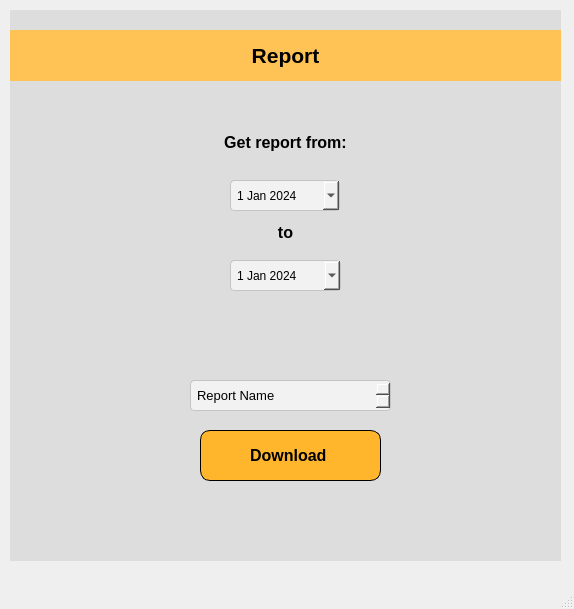
<?xml version="1.0" encoding="UTF-8"?>
<ui version="4.0">
 <class>MainWindow</class>
 <widget class="QMainWindow" name="MainWindow">
  <property name="geometry">
   <rect>
    <x>0</x>
    <y>0</y>
    <width>574</width>
    <height>609</height>
   </rect>
  </property>
  <property name="windowTitle">
   <string>MainWindow</string>
  </property>
  <widget class="QWidget" name="centralwidget">
   <widget class="QWidget" name="background2" native="true">
    <property name="geometry">
     <rect>
      <x>10</x>
      <y>10</y>
      <width>551</width>
      <height>551</height>
     </rect>
    </property>
    <property name="styleSheet">
     <string notr="true">background-color: rgb(221, 221, 221)</string>
    </property>
    <widget class="QWidget" name="commands_background" native="true">
     <property name="geometry">
      <rect>
       <x>0</x>
       <y>20</y>
       <width>551</width>
       <height>51</height>
      </rect>
     </property>
     <property name="layoutDirection">
      <enum>Qt::LeftToRight</enum>
     </property>
     <property name="autoFillBackground">
      <bool>false</bool>
     </property>
     <property name="styleSheet">
      <string notr="true">QWidget {
    background-color: #ffc355; /* cor de fundo amarela */
    /*border-radius: 10px;*/

}
</string>
     </property>
     <widget class="QLabel" name="commands_label">
      <property name="geometry">
       <rect>
        <x>200</x>
        <y>10</y>
        <width>151</width>
        <height>30</height>
       </rect>
      </property>
      <property name="font">
       <font>
        <family>Segoe UI</family>
        <pointsize>16</pointsize>
        <weight>75</weight>
        <bold>true</bold>
       </font>
      </property>
      <property name="layoutDirection">
       <enum>Qt::LeftToRight</enum>
      </property>
      <property name="styleSheet">
       <string notr="true">QLabel {
    border: none;
}
</string>
      </property>
      <property name="text">
       <string>Report</string>
      </property>
      <property name="alignment">
       <set>Qt::AlignCenter</set>
      </property>
      <property name="wordWrap">
       <bool>false</bool>
      </property>
     </widget>
    </widget>
    <widget class="QPushButton" name="download_table_csv">
     <property name="geometry">
      <rect>
       <x>190</x>
       <y>420</y>
       <width>181</width>
       <height>51</height>
      </rect>
     </property>
     <property name="font">
      <font>
       <family>Segoe UI</family>
       <pointsize>12</pointsize>
       <weight>75</weight>
       <bold>true</bold>
      </font>
     </property>
     <property name="styleSheet">
      <string notr="true">QWidget {
    background-color: #FFB62D; /* cor de fundo amarela */
    border-radius: 10px; /* bordas arredondadas */
    border: 1px solid black; /* borda sólida preta */
}
</string>
     </property>
     <property name="text">
      <string>Download </string>
     </property>
    </widget>
    <widget class="QSpinBox" name="input_tabel_request">
     <property name="geometry">
      <rect>
       <x>180</x>
       <y>370</y>
       <width>201</width>
       <height>31</height>
      </rect>
     </property>
     <property name="font">
      <font>
       <family>Segoe UI</family>
       <pointsize>10</pointsize>
      </font>
     </property>
     <property name="styleSheet">
      <string notr="true">QSpinBox {
    background-color: #f2f2f2; /* Cor de fundo mais clara */
    color: #000;
    border: 1px solid #c4c4c4;
    border-radius: 4px;
    padding-left: 4px;
    padding-right: 4px;
    padding-top: 2px;
    padding-bottom: 2px;
    min-width: 100px;
    min-height: 20px;
}
</string>
     </property>
     <property name="specialValueText">
      <string>Report Name</string>
     </property>
    </widget>
    <widget class="QDateEdit" name="dateEdit_Start">
     <property name="geometry">
      <rect>
       <x>220</x>
       <y>170</y>
       <width>110</width>
       <height>31</height>
      </rect>
     </property>
     <property name="styleSheet">
      <string notr="true">QDateEdit {
    background-color: #f2f2f2; /* Cor de fundo mais clara */
    color: #000;
    border: 1px solid #c4c4c4;
    border-radius: 4px;
    padding-left: 4px;
    padding-right: 4px;
    padding-top: 2px;
    padding-bottom: 2px;
    min-width: 100px;
    min-height: 20px;
}
</string>
     </property>
     <property name="minimumDateTime">
      <datetime>
       <hour>0</hour>
       <minute>0</minute>
       <second>0</second>
       <year>2024</year>
       <month>1</month>
       <day>1</day>
      </datetime>
     </property>
     <property name="calendarPopup">
      <bool>true</bool>
     </property>
    </widget>
    <widget class="QDateEdit" name="dateEdit_End">
     <property name="geometry">
      <rect>
       <x>220</x>
       <y>250</y>
       <width>111</width>
       <height>31</height>
      </rect>
     </property>
     <property name="styleSheet">
      <string notr="true">QDateEdit {
    background-color: #f2f2f2; /* Cor de fundo mais clara */
    color: #000;
    border: 1px solid #c4c4c4;
    border-radius: 4px;
    padding-left: 4px;
    padding-right: 4px;
    padding-top: 2px;
    padding-bottom: 2px;
    min-width: 100px;
    min-height: 20px;
}
</string>
     </property>
     <property name="minimumDateTime">
      <datetime>
       <hour>0</hour>
       <minute>0</minute>
       <second>0</second>
       <year>2024</year>
       <month>1</month>
       <day>1</day>
      </datetime>
     </property>
     <property name="calendarPopup">
      <bool>true</bool>
     </property>
    </widget>
    <widget class="QLabel" name="get_report_from">
     <property name="geometry">
      <rect>
       <x>200</x>
       <y>120</y>
       <width>151</width>
       <height>25</height>
      </rect>
     </property>
     <property name="font">
      <font>
       <family>Segoe UI</family>
       <pointsize>12</pointsize>
       <weight>75</weight>
       <bold>true</bold>
      </font>
     </property>
     <property name="layoutDirection">
      <enum>Qt::LeftToRight</enum>
     </property>
     <property name="styleSheet">
      <string notr="true">QLabel {
    border: none;
}
</string>
     </property>
     <property name="text">
      <string>Get report from:</string>
     </property>
     <property name="alignment">
      <set>Qt::AlignCenter</set>
     </property>
     <property name="wordWrap">
      <bool>false</bool>
     </property>
    </widget>
    <widget class="QLabel" name="to">
     <property name="geometry">
      <rect>
       <x>200</x>
       <y>210</y>
       <width>151</width>
       <height>25</height>
      </rect>
     </property>
     <property name="font">
      <font>
       <family>Segoe UI</family>
       <pointsize>12</pointsize>
       <weight>75</weight>
       <bold>true</bold>
      </font>
     </property>
     <property name="layoutDirection">
      <enum>Qt::LeftToRight</enum>
     </property>
     <property name="styleSheet">
      <string notr="true">QLabel {
    border: none;
}
</string>
     </property>
     <property name="text">
      <string>to</string>
     </property>
     <property name="alignment">
      <set>Qt::AlignCenter</set>
     </property>
     <property name="wordWrap">
      <bool>false</bool>
     </property>
    </widget>
   </widget>
  </widget>
  <widget class="QMenuBar" name="menubar">
   <property name="geometry">
    <rect>
     <x>0</x>
     <y>0</y>
     <width>574</width>
     <height>21</height>
    </rect>
   </property>
  </widget>
  <widget class="QStatusBar" name="statusbar"/>
 </widget>
 <resources/>
 <connections/>
</ui>
